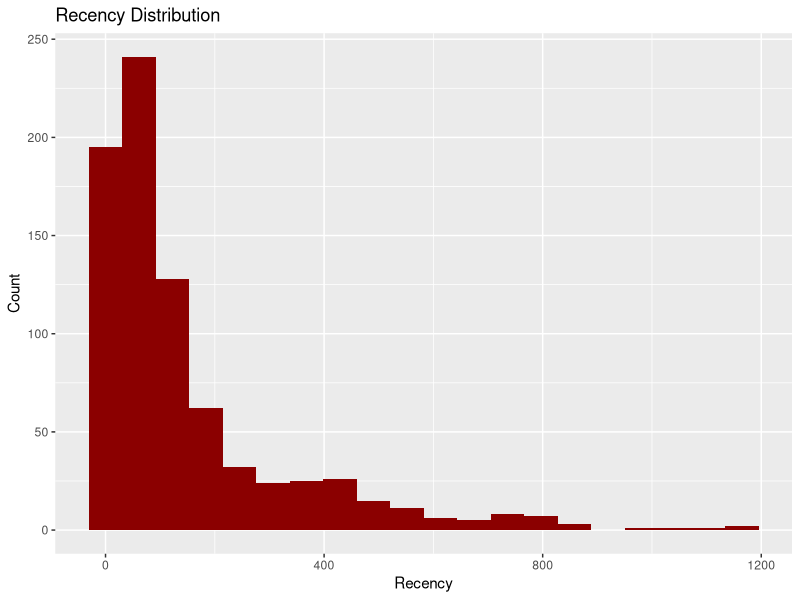
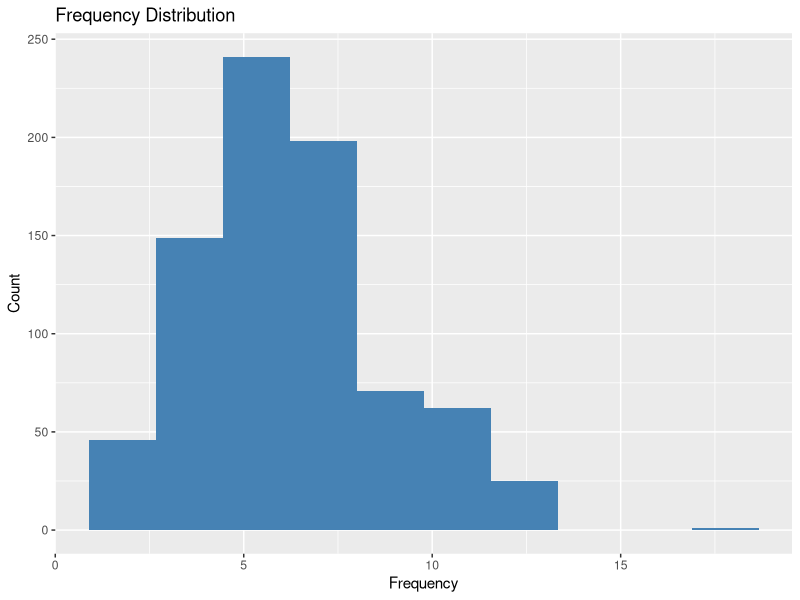
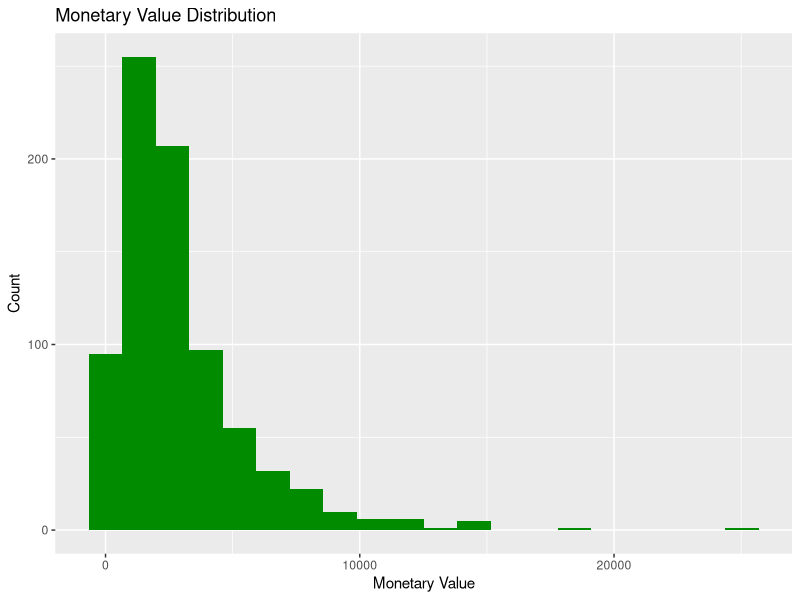
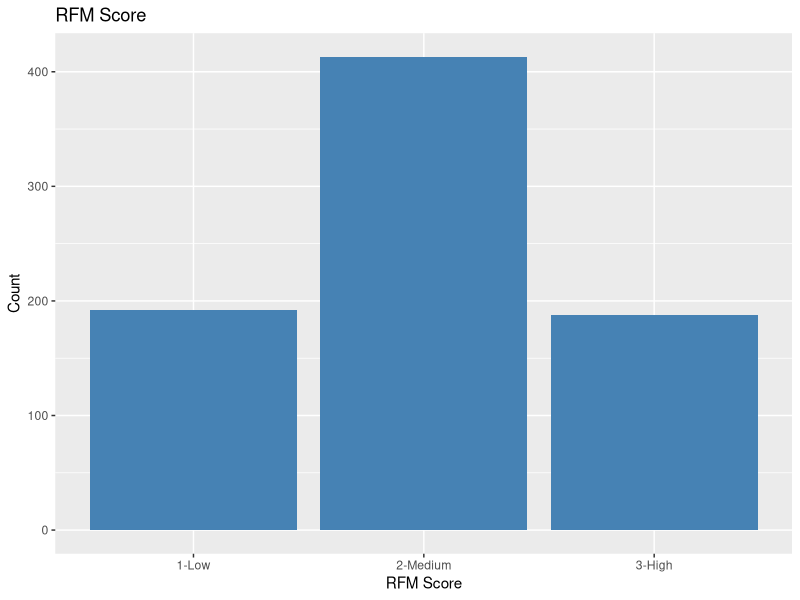
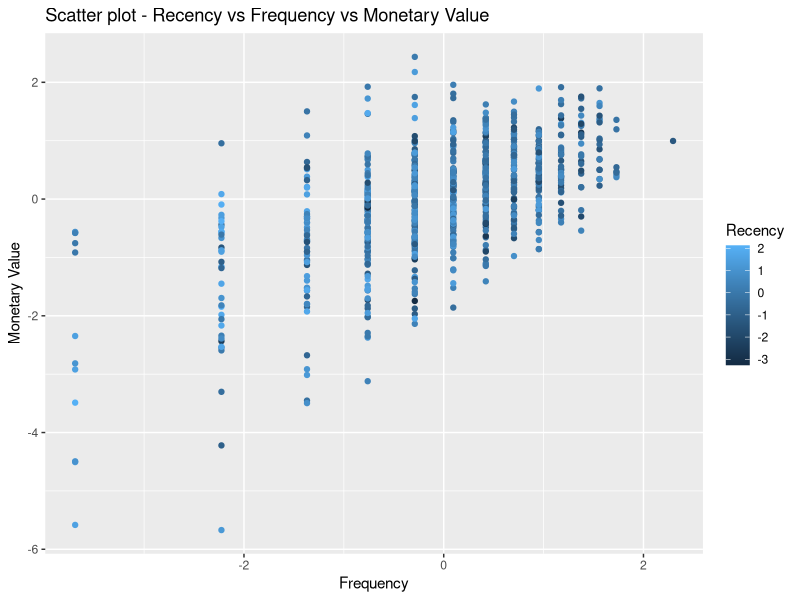
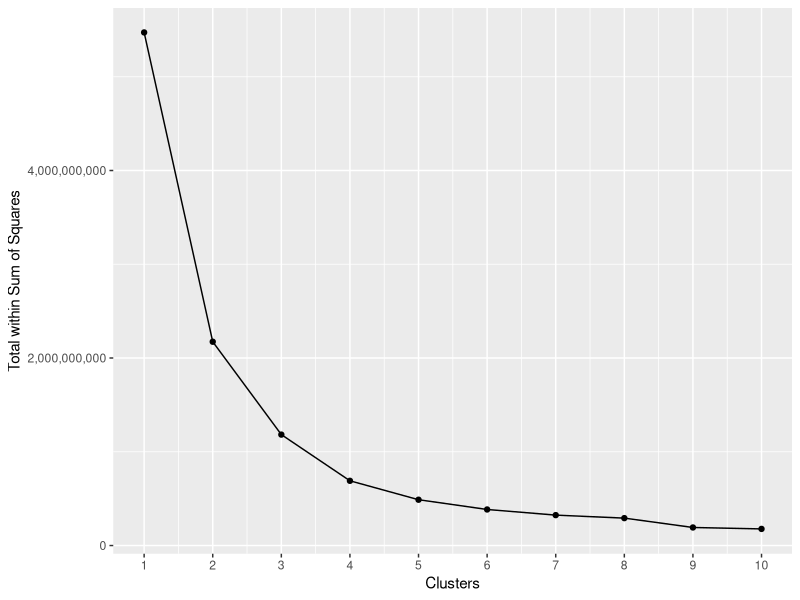
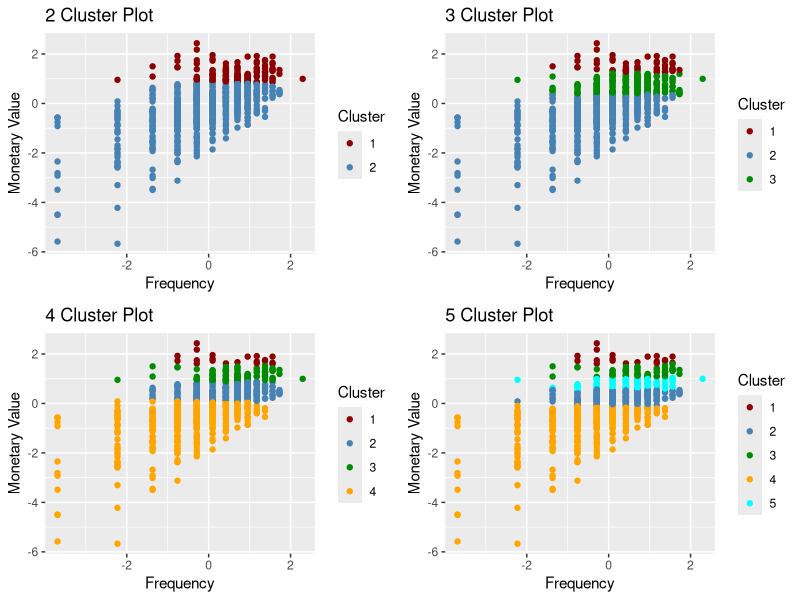
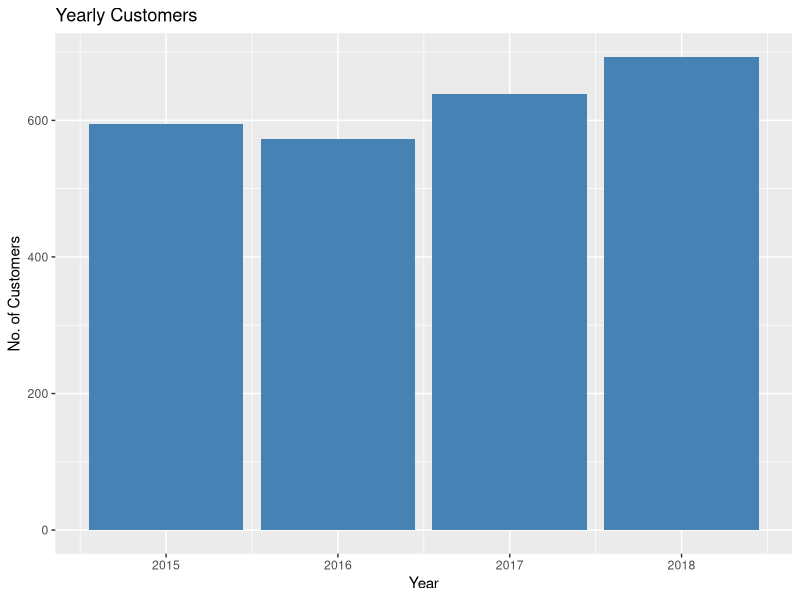

The R script that drew these images, in order:
#=============================================================
# Customer RFM Analysis, Segmentation and Attrition Prediction
#============================================================

# Load required libraries
if(!require(tidyverse)) install.packages("tidyverse", repos = "http://cran.us.r-project.org")
if(!require(scales)) install.packages("scales", repos = "http://cran.us.r-project.org")
if(!require(caret)) install.packages("caret", repos = "http://cran.us.r-project.org")
if(!require(gridExtra)) install.packages("gridExtra", repos = "http://cran.us.r-project.org")
if(!require(knitr)) install.packages("knitr", repos = "http://cran.us.r-project.org")


# Setting digits 
options(digits=3)

# Load orders data from csv file
# Source of this file is Tableau Community forums
orders <- read_csv("SuperstoreOrders.csv")

#=======================================================
# Explore, Clean & Tidy Data
#=======================================================

str(orders)

# Remove spaces from column names
names(orders)<-str_replace_all(names(orders), c(" " = ""))


# Order Date is a character variable - Convert to date
orders$OrderDate <- as.Date(orders$OrderDate, "%m/%d/%Y")
class(orders$OrderDate)
summary(orders$OrderDate)


# Check for duplicates
duplicates <- which(duplicated(orders))
duplicates

# No duplicates exist in data
rm(duplicates)

# Invoice data is repeated because it contains product level details
# we dont need data at this level
# aggregate and select necessary data
orders <- orders %>%
  group_by(CustomerID, OrderID , OrderDate) %>%
  summarize(Sales = sum(Sales)) %>%
  select(CustomerID, OrderID , OrderDate, Sales)

# Checking if the orders are equal to the observations in the dataset
length(unique(orders$OrderID))
nrow(orders)

# Check range of order dates
range(orders$OrderDate)

# Compute max date + 1 from  the dataset to help compute  days since purchase
max_date <- max(orders$OrderDate)+1

# Compute year and days since purchase 
orders <- orders %>% 
  mutate(PurchaseYear = as.numeric(format(OrderDate, "%Y")),
         DaysSincePurchase = as.numeric(difftime(max_date, OrderDate,"days")))
rm(max_date)


#=======================================================
# Compute Recency, Frequency, Monetary Value
#=======================================================
# Recency is duration in days since the last purchase
# Frequency is number of distinct orders by customer
# Monetary value is total order amount for the customer
customers <- orders %>%
  group_by(CustomerID) %>%
  summarise(DaysSinceFirstPurchase = max(DaysSincePurchase),
            Recency = min(DaysSincePurchase),
            Frequency = n_distinct(OrderID), 
            Monetary = sum(Sales))

summary(customers)


# plot Recency
customers %>% ggplot(aes(Recency))  + 
  geom_histogram(bins=20,fill = "darkred") +
  labs(x = "Recency", y = "Count", title = "Recency Distribution")

# plot Frequency
customers %>% ggplot(aes(Frequency))  + 
  geom_histogram(bins=10,fill = "steelblue")+
  labs(x = "Frequency", y = "Count", title = "Frequency Distribution")

# plot Monetary value
customers %>% ggplot(aes(Monetary))  + 
  geom_histogram(bins=20,fill = "green4") +
  labs(x = "Monetary Value", y = "Count", title = "Monetary Value Distribution")


# since the scale of values are very different for Recency, Frequency and Monetary  
# remove the positive skew and then standardise them
customers$RecencyZ <- scale(log(customers$Recency), center=TRUE, scale=TRUE)
customers$FrequencyZ <- scale(log(customers$Frequency), center=TRUE, scale=TRUE)
customers$MonetaryZ <- scale(log(customers$Monetary), center=TRUE, scale=TRUE)


#=======================================================
# Initial Analysis of RFM through simple scoring
#=======================================================

# Adding RFM Scoring for initial analysis
# Using a scale of 1 to 3 assign a score to Recency, Frequency & Monetary value
customers <- customers %>%
  mutate(RScore = ntile(desc(Recency),3), 
          FScore = ntile(Frequency,3), 
          MScore = ntile(Monetary,3),
          RFMScore = round((RScore+FScore+MScore)/3,0),
          RFMScoreLabel = case_when(RFMScore == 1 ~ "1-Low", RFMScore == 2 ~ "2-Medium", RFMScore == 3 ~ "3-High"))

table(customers$RFMScore)

# see how the plot looks for RFM scores
customers %>% ggplot(aes(RFMScoreLabel)) +
  geom_bar(fill = "steelblue") +
  labs(x = "RFM Score", y = "Count", title = "RFM Score") 


#=======================================================
# Clutering using k-means
#=======================================================

# see how the scatter plot looks for standardised RFM values
customers %>% ggplot(aes(x=FrequencyZ,y=MonetaryZ)) +
  geom_point(aes(colour = RecencyZ)) +
  scale_colour_gradient(name="Recency") +
  labs(x = "Frequency", y = "Monetary Value", title = "Scatter plot - Recency vs Frequency vs Monetary Value")


#assuming 10 as the maximum number of cluster centers
j<- 10

# data frame to hold cluster components
ss <- data.frame(K=integer(),
                 TWSS=numeric())

# ensure customers dataset is a data frame
customers <- as.data.frame(customers)

# loop to create upto 10 clusters 
for (i in 1:j ) {
  
  set.seed(1, sample.kind="Rounding")
  
  # K-Means is an algorithm that takes in a dataset and a constant
  # k and returns k centroids (which define clusters of data in the
  # dataset which are similar to one another).
  # Run k-means with i centers, assume nstart =25
  km <- kmeans(customers[,c(5:7)], centers = i, nstart = 25)
  
  # Adding cluster data  to customers dataset for each i in different variables
  col_nm <- paste("C", i, sep="")
  customers[,(col_nm)] <- factor(km$cluster, levels = c(1:i))

  # Find medians for RFM grouped by cluster and print them
  med <- customers %>% 
      group_by(Cluster = customers[,(col_nm)]) %>% 
      summarize(Recency=round(median(Recency), 0),
              Frequency=round(median(Frequency),1),
              Monetary=round(median(Monetary),2))
  print(paste(i, "Clusters", sep=" "))
  print(med)
  
  # store cluster info
  ss[i,("K")] <- i 
  ss[i,("TWSS")] <- km$tot.withinss
}


# Plot sum within sum of squares
ss %>% ggplot(aes(x = K, y = TWSS)) +
  geom_point() +
  geom_line()+
  scale_y_continuous(labels = scales::comma)+
  scale_x_continuous(breaks = 1:j)+
  xlab("Clusters")+
  ylab("Total within Sum of Squares")


# color palette for the scatter plot
palette <- c('darkred','steelblue','green4','orange', "cyan")

# Plot RFM flor cluster 2
p1 <- customers %>% ggplot( aes(x = FrequencyZ, y = MonetaryZ))+
  geom_point(aes(colour = C2))+
  scale_colour_manual(name = "Cluster", values=palette)+
  xlab("Frequency")+
  ylab("Monetary Value")+
  ggtitle(paste("2 Cluster Plot", sep=" "))

# Plot RFM flor cluster 3
p2<- customers %>% ggplot( aes(x = FrequencyZ, y = MonetaryZ))+
  geom_point(aes(colour = C3))+
  scale_colour_manual(name = "Cluster", values=palette)+
  xlab("Frequency")+
  ylab("Monetary Value")+
  ggtitle(paste("3 Cluster Plot", sep=" "))

# Plot RFM flor cluster 4
p3<- customers %>% ggplot( aes(x = FrequencyZ, y = MonetaryZ))+
  geom_point(aes(colour = C4))+
  scale_colour_manual(name = "Cluster", values=palette)+
  xlab("Frequency")+
  ylab("Monetary Value")+
  ggtitle(paste("4 Cluster Plot", sep=" "))

# Plot RFM flor cluster 5
p4<- customers %>% ggplot( aes(x = FrequencyZ, y = MonetaryZ))+
  geom_point(aes(colour = C5))+
  scale_colour_manual(name = "Cluster", values=palette)+
  xlab("Frequency")+
  ylab("Monetary Value")+
  ggtitle(paste("5 Cluster Plot", sep=" "))

# Arrange plots
grid.arrange(p1, p2, p3, p4, ncol=2, nrow = 2)

rm(ss, med, col_nm, i, j, km, palette, p1, p2, p3, p4)


#=======================================================
# Yearly orders initial analysis
#=======================================================

# Summarize total customers, orders & sales by year
yearly_orders <- orders %>%
  group_by(PurchaseYear) %>%
  summarise(Customers = n_distinct(CustomerID),
            Orders = n_distinct(OrderID), 
            Sales = sum(Sales))

knitr::kable(yearly_orders)

# Plot Number of Customers by year 
yearly_orders %>% ggplot(aes(x = PurchaseYear, y = Customers)) +
  geom_bar(stat = "identity", fill = 'steelblue') +
  labs(x = "Year", y = "No. of Customers", title = "Yearly Customers") 

# Plot Orders by year 
yearly_orders %>% ggplot(aes(x = PurchaseYear, y = Orders)) +
  geom_bar(stat = "identity", fill = 'steelblue') +
  labs(x = "Year", y = "Orders", title = "Yearly Orders")
  
# Plot Total Sales by year
yearly_orders %>% ggplot(aes(x = PurchaseYear, y = Sales)) +
  geom_bar(stat = "identity", fill = 'steelblue') +
  labs(x = "Year", y = "Sales", title = "Yearly Sales")

rm(yearly_orders)

#=======================================================
# Prepare data for customer attrition prediction
#=======================================================

# Compute orders by year and arrange in a cross tab  
customer_orders_by_year <- orders %>%
       group_by(CustomerID, PurchaseYear) %>%
       summarize(count = n()) %>%
       spread(PurchaseYear, count)

head(customer_orders_by_year)

# updates NA's with 0
customer_orders_by_year[is.na(customer_orders_by_year)] = 0

# change names of years (numbers) to Y+ year
names(customer_orders_by_year)<-str_replace_all(names(customer_orders_by_year), c("2" = "Y2"))

# Update customer status -  Attrited or Retained
# if there are no orders in the later  years means customer has attrited
# note that there are customers who may not have any orders in between but have returned
customer_orders_by_year<- customer_orders_by_year %>% 
                          mutate(Status = case_when(Y2018 == 0 ~ "Attrited", 
                                                    Y2018 == 0 &  Y2017 == 0 ~ "Attrited", 
                                                    Y2018 == 0 &  Y2017 == 0 & Y2016 == 0 ~ "Attrited",
                                 TRUE ~ "Retained"))

# Merge Customer Status with customers dataset
customers <- merge(customers, customer_orders_by_year,  by="CustomerID", all=TRUE, sort=TRUE) 

rm(customer_orders_by_year)



# Select required variables for predicting status
# select data for last year and prior for training and testing
customer_status <- customers %>% 
  select(CustomerID, Recency, Frequency, Monetary, Status)

# Update Status class to factor
customer_status$Status <- factor(customer_status$Status)

# Update customer id as row names and remove customer id variable
row.names(customer_status) <- customer_status$CustomerID
customer_status <- select(customer_status, -CustomerID)

# Status variable distribution
table(customer_status$Status)


#=======================================================
# Using different models for prediction
#=======================================================

# Create training data and test data 
set.seed(1, sample.kind="Rounding")
test_index <- createDataPartition(customer_status$Status, times = 1, p = 0.2, list = FALSE)
train_set <- customer_status[-test_index,]
test_set <- customer_status[test_index,]

# Generalized linear model - ignore warnings
train_glm <- train(Status ~ ., data = train_set, method = "glm")
glm_preds <- predict(train_glm, test_set)
mean(glm_preds == test_set$Status)

# Linear discriminant analysis
train_lda <- train(Status ~ ., data = train_set, method = "lda")
lda_preds <- predict(train_lda, test_set)
mean(lda_preds == test_set$Status)

# Quadratic discriminant analysis
train_qda <- train(Status ~ ., data = train_set, method = "qda")
qda_preds <- predict(train_qda, test_set)
mean(qda_preds == test_set$Status)

# K Nearest Neighbour
train_knn <- train(Status ~ ., data = train_set, method = "knn", tuneLength=20)
knn_preds <- predict(train_knn, test_set)
mean(knn_preds == test_set$Status)

# Random Forest
train_rf <- train(Status ~ ., data = train_set, method = "rf", tuneLength=20, importance = TRUE)
rf_preds <- predict(train_rf, test_set)
mean(rf_preds == test_set$Status)

# Ensemble
ensemble <- cbind(glm = glm_preds == test_set$Status, 
                  lda = lda_preds == test_set$Status, 
                  qda = qda_preds == test_set$Status, 
                  knn = knn_preds == test_set$Status, 
                  rf = rf_preds == test_set$Status)
ensemble_preds <- ifelse(rowMeans(ensemble) > 0.5, "Retained", "Attrited")
mean(ensemble_preds == test_set$Status)

# listing model results
model_results <- resamples(list(glm = train_glm,
                                lda = train_lda,
                                qda = train_qda,
                                knn = train_knn,
                                rf = train_rf))
summary(model_results)

# Summarising accuracy from various models
models <- c("Logistic regression", "Linear discriminant analysis", "Quadratic discriminant analysis", "K nearest neighbors", "Random forest", "Ensemble")

accuracy <- c(mean(glm_preds == test_set$Status),
              mean(lda_preds == test_set$Status),
              mean(qda_preds == test_set$Status),
              mean(knn_preds == test_set$Status),
              mean(rf_preds == test_set$Status),
              mean(ensemble_preds == test_set$Status)) 
acc_model<- data.frame(Model = models, Accuracy = accuracy)
print(acc_model)

# Acccuracies plot
acc_model %>% ggplot(aes(Accuracy, Model, group=1)) +
  geom_point(color="orange") + 
  geom_line(color="steelblue") +
  labs(x = "Accuracy", y = "Model", title = "Accuracies of different models")
       

# RF method has the highest accuracy
confusionMatrix(data = rf_preds, reference = test_set$Status)

# get customer observations from test set
customers_in_test_set <- customers %>%
  filter(CustomerID %in% row.names(test_set))

# using RF results to compute probability of attrition
rf_prob <- predict(train_rf, customers_in_test_set, type = "prob")

# Compute probabilities
customers_in_test_set$AttritionProbability <- rf_prob$Attrited

rm(test_index, train_set, test_set, train_glm, train_knn, train_lda, train_qda, train_rf, ensemble, customer_status)
rm(glm_preds, lda_preds, qda_preds, rf_preds, knn_preds, ensemble_preds, models, accuracy, acc_model, model_results, rf_prob)

#=======================================================
# Final Analysis for Insights
#=======================================================

# Inspect RFM Score, Cluster 3 and Status for Attrition Probability >= .9 
res<- customers_in_test_set %>% filter(AttritionProbability>= .9) %>%
  select(CustomerID, RFMScore, C3, Status, AttritionProbability)

table(res$Status)
table(res$RFMScore)
table(res$C3)

# inspect attrition probability vs status 
table(customers_in_test_set$AttritionProbability, customers_in_test_set$Status)

rm(res)

# End